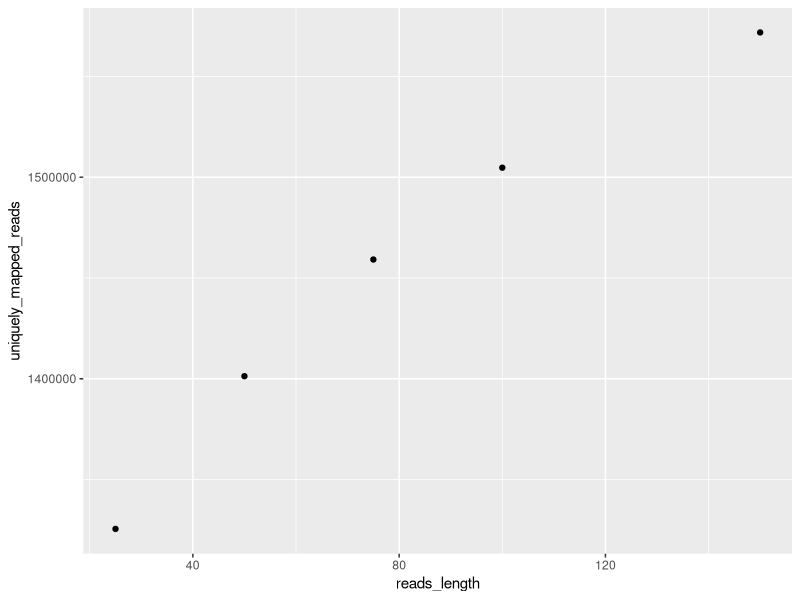
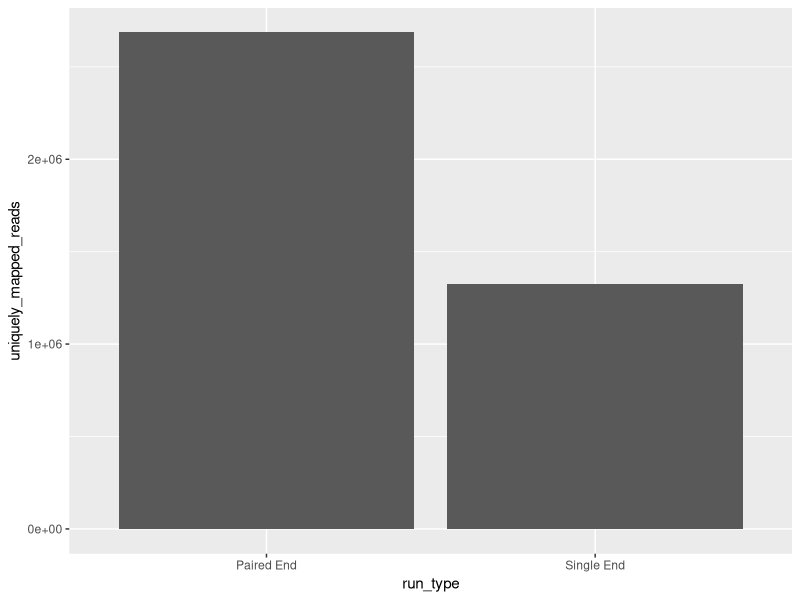

The R script that drew these images, in order:
## ---- chunk 1
## First, we create a dataframe with two columns, one (reads_length) for the different read lengths and another (uniquely_mapped_reads for the number of uniquely mapped reads
#?# Substitute the sequence lengths with their respective number of uniquely mapped reads, that you got from sambamba view: - 1 pt
length_mapped_reads.df <- data.frame(reads_length=c(150,100,75,50,25),
                          uniquely_mapped_reads=c(1571825,1504718,1459162,1401280,1325510))## Here


## If you don't have it already, install the "ggplot2" package on your Rstudio 
## Go to packages on the bottom left part of the screen --> install --> type: ggplot2
## Accept to install the required dependencies :) 
                    
#?# Create a scatterplot using ggplot2 - 2 pt
## Use the reads_length for the x axis, uniquely_mapped_reads for the y axis; 
## Use the number of uniqquely mapped reads for the y axis
library(ggplot2)
plot <- ggplot(length_mapped_reads.df, aes(x=reads_length, y=uniquely_mapped_reads)) + geom_point()
show(plot)
## Tips:
## You can look for tutorials on the internet, or use ggplot2's help to learn how to do this. 
## To search for help on a function, use the ? command. For instance: 
 ?geom_point


## ---- chunk 2

## First, we create a dataframe with two columns, one (run_type) for the different run types and another (uniquely_mapped_reads for the number of uniquely mapped reads.
#?# Substitute the SE and PE with their respective number of uniquely mapped reads that you got from sambamba view: - 1 pt
sequence_run.df <- data.frame(run_type=c("Single End", "Paired End"),
                              uniquely_mapped_reads=c(1325510,2686235))




#?# Using ggplot, create a barplot that shows the different number of uniquely mapped reads between the two run types: - 2 pt
## Use the run_type in the x-axis
## Use the uniquely_mapped_reads in the y-axis
barplot <- ggplot(data=sequence_run.df, aes(x=run_type, y=uniquely_mapped_reads)) + geom_bar(stat="identity")
show(barplot)

#?# Does the run type makes a difference? If there is, is it large? - 1 pt
# Yes, it does make a large difference. The paired end has a lot more uniquely mapped reads since more #of each DNA fragment is sequenced.

#?# In your own words explain the difference between SE and PE read alignment. - 1 pt
#In single end sequencing the DNA fragments are read in the direction from one end to the other, #whereas in paired end sequencing after the first read, the fragment is also read in the other #direction. Thus when the sequences are being aligned, there is usually more overlap across sequences #from the paired end sequences, making it easier to detect gene insertions, deletions, and overlapping #regions for when the sequences are being reassembled and ordered. 

#?# Given that the 50 bp reads (from last graph) contain the same number of bases as two 25 bp reads (25 bp PE; 25+25=50), why are the number of uniquely mapping reads different between these two? Which has more? Why do you think this is? - 3 pts
# The paired end read would have more uniquely mapped reads. For paired end reads, a unique mapping #exists when both ends of the sequence are identical to a location in the genome. So there would be #more unique mappings than the single ended, where it's more likely that a read aligns with multiple #locations in the genome. 
  
